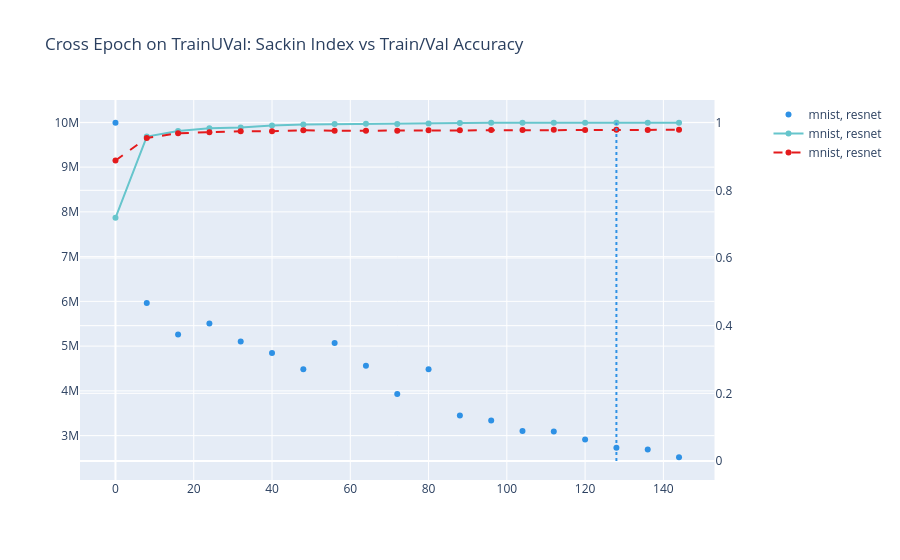

The cell this chart's notebook holds for it:
### Code cell
# epoch_trainUval = pd.concat([epoch_data[(epoch_data['split'] == 'trainUval')], epoch_data_better[(epoch_data_better['split'] == 'trainUval')]])
epoch_trainUval = pd.concat([data[(data['split'] == 'trainUval')]])
epoch_trainUval = epoch_trainUval.sort_values(by='epoch')

fig = make_subplots(specs=[[{"secondary_y": True}]], )

sackin_scatter_trainUval = px.scatter(epoch_trainUval, x='epoch', y='sackin_index', color="dataset", color_discrete_sequence=color_seq, symbol="model")
train_acc_trainUval = px.line(epoch_trainUval, x='epoch', y='train_acc', color="dataset", color_discrete_sequence=color_seq_train, symbol="model")
val_acc_trainUval = px.line(epoch_trainUval, x='epoch', y='val_acc', color="dataset", color_discrete_sequence=color_seq_val, symbol="model", line_dash_sequence=['dash'])

for i in range(len(tuple(sackin_scatter_trainUval.data))):
	# get dataset, model out of the trace
	dataset, model = str(sackin_scatter_trainUval.data[i]['name']).split(", ")
    
	all_epochs = epoch_trainUval[(epoch_trainUval['dataset'] == dataset) & (epoch_trainUval['model'] == model)]
	# find the epoch where val acc is maximum
	best_epoch = all_epochs.sort_values(by='val_acc', ascending=False).iloc[0]['epoch']

	fig.add_trace(
		sackin_scatter_trainUval.data[i],
		secondary_y=False,
	)

	# fig.update_yaxes(type="log", secondary_y=False)

	fig.add_trace(
		train_acc_trainUval.data[i],
		secondary_y=True,
	)
 
	fig.add_trace(
		val_acc_trainUval.data[i],
		secondary_y=True,
	)
 
	# add a vertical line at best epoch
	fig.add_trace(go.Scatter(x=[best_epoch, best_epoch], y=[0, 1], mode="lines", line=dict(color=sackin_scatter_trainUval.data[i]['marker']['color'], dash="dot"), legendgroup=sackin_scatter_trainUval.data[i]['name'], showlegend=False), secondary_y=True)

# set title
fig.update_layout(
	title_text="Cross Epoch on TrainUVal: Sackin Index vs Train/Val Accuracy"
)
fig.show()

### Figure 1 — Plotly figure (JSON) as saved in the notebook; plotly's stock layout.template omitted (floating-point values rounded to 4 significant figures)
{"data": [{"hovertemplate": "dataset=mnist<br>model=resnet<br>epoch=%{x}<br>sackin_index=%{y}<extra></extra>", "legendgroup": "mnist, resnet", "marker": {"color": "#2E91E5", "symbol": "circle"}, "mode": "markers", "name": "mnist, resnet", "orientation": "v", "showlegend": true, "type": "scatter", "x": [0, 8, 16, 24, 32, 40, 48, 56, 64, 72, 80, 88, 96, 104, 112, 120, 128, 136, 144], "xaxis": "x", "y": [9991000.0, 5962000.0, 5261000.0, 5505000.0, 5104000.0, 4845000.0, 4481000.0, 5071000.0, 4564000.0, 3932000.0, 4483000.0, 3448000.0, 3337000.0, 3103000.0, 3090000.0, 2915000.0, 2729000.0, 2691000.0, 2517000.0], "yaxis": "y"}, {"hovertemplate": "dataset=mnist<br>model=resnet<br>epoch=%{x}<br>train_acc=%{y}<extra></extra>", "legendgroup": "mnist, resnet", "line": {"color": "rgb(102, 197, 204)", "dash": "solid"}, "marker": {"symbol": "circle"}, "mode": "lines+markers", "name": "mnist, resnet", "orientation": "v", "showlegend": true, "type": "scatter", "x": [0, 8, 16, 24, 32, 40, 48, 56, 64, 72, 80, 88, 96, 104, 112, 120, 128, 136, 144], "xaxis": "x", "y": [0.7188, 0.9588, 0.9756, 0.9832, 0.9855, 0.9913, 0.9947, 0.9957, 0.9967, 0.9961, 0.9975, 0.9991, 0.9994, 0.9994, 0.9997, 0.9997, 0.9997, 0.9997, 0.9997], "yaxis": "y2"}, {"hovertemplate": "dataset=mnist<br>model=resnet<br>epoch=%{x}<br>val_acc=%{y}<extra></extra>", "legendgroup": "mnist, resnet", "line": {"color": "rgb(228,26,28)", "dash": "dash"}, "marker": {"symbol": "circle"}, "mode": "lines+markers", "name": "mnist, resnet", "orientation": "v", "showlegend": true, "type": "scatter", "x": [0, 8, 16, 24, 32, 40, 48, 56, 64, 72, 80, 88, 96, 104, 112, 120, 128, 136, 144], "xaxis": "x", "y": [0.8881, 0.9547, 0.9688, 0.9713, 0.9744, 0.9746, 0.9774, 0.976, 0.9764, 0.9764, 0.9774, 0.9773, 0.9782, 0.9785, 0.9791, 0.9784, 0.9793, 0.9786, 0.9789], "yaxis": "y2"}, {"legendgroup": "mnist, resnet", "line": {"color": "#2E91E5", "dash": "dot"}, "mode": "lines", "showlegend": false, "type": "scatter", "x": [128, 128], "xaxis": "x", "y": [0, 1], "yaxis": "y2"}], "layout": {"title": {"text": "Cross Epoch on TrainUVal: Sackin Index vs Train/Val Accuracy"}, "xaxis": {"anchor": "y", "domain": [0, 0.94]}, "yaxis": {"anchor": "x", "domain": [0, 1]}, "yaxis2": {"anchor": "x", "overlaying": "y", "side": "right"}}}
